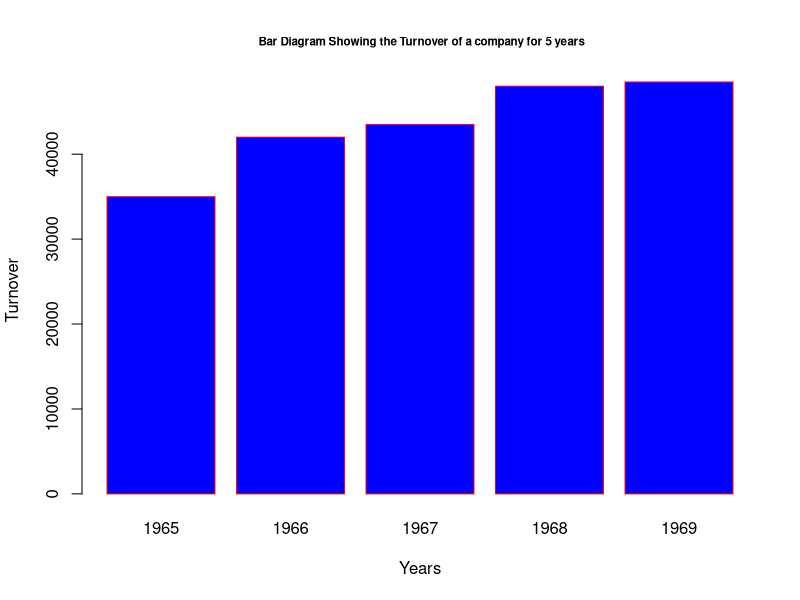
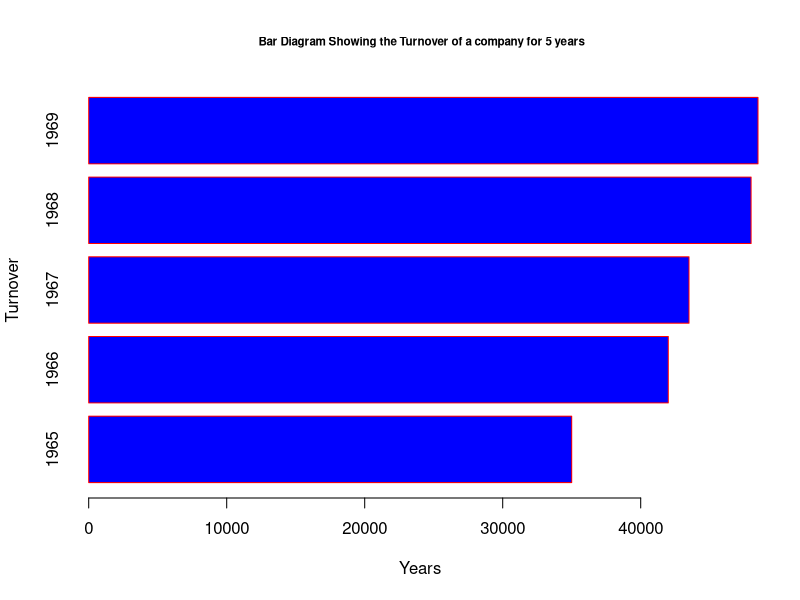
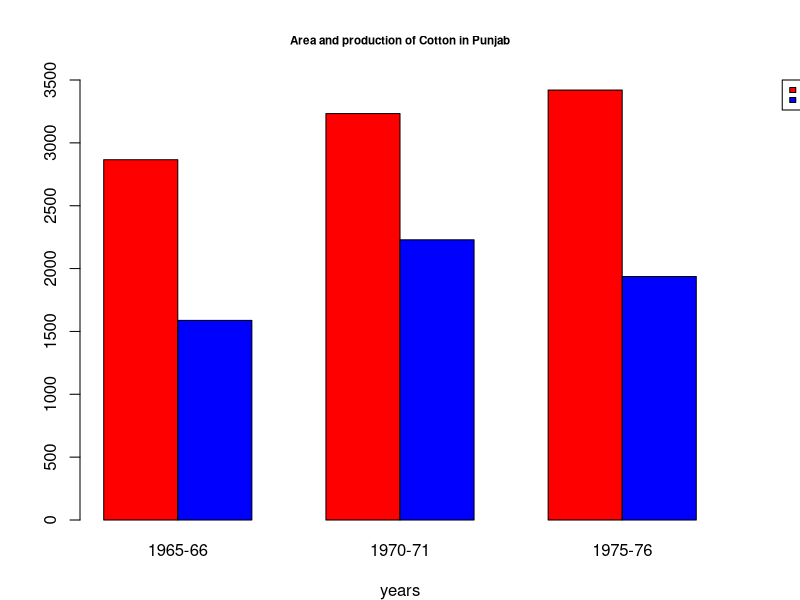
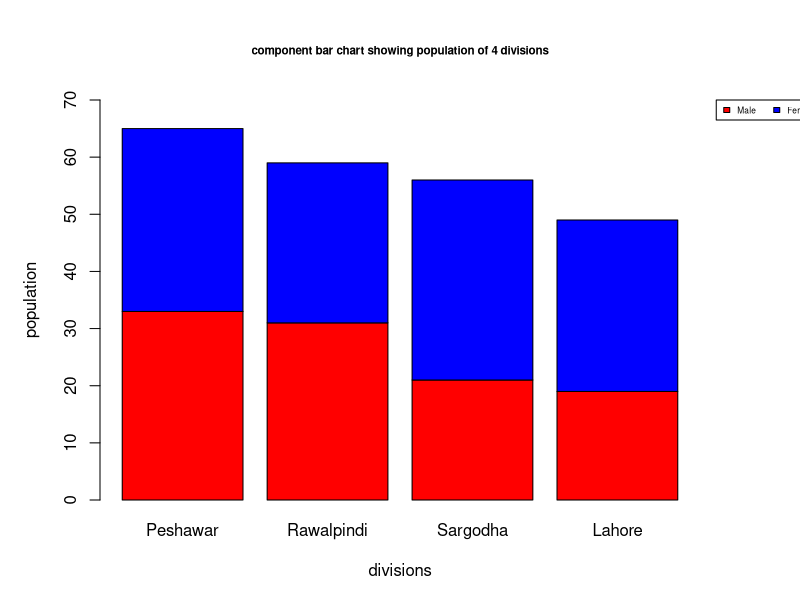
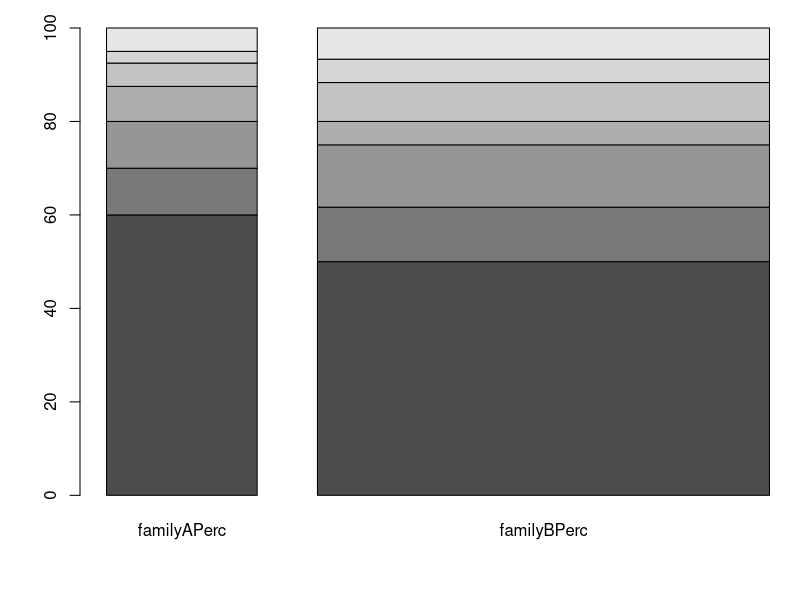
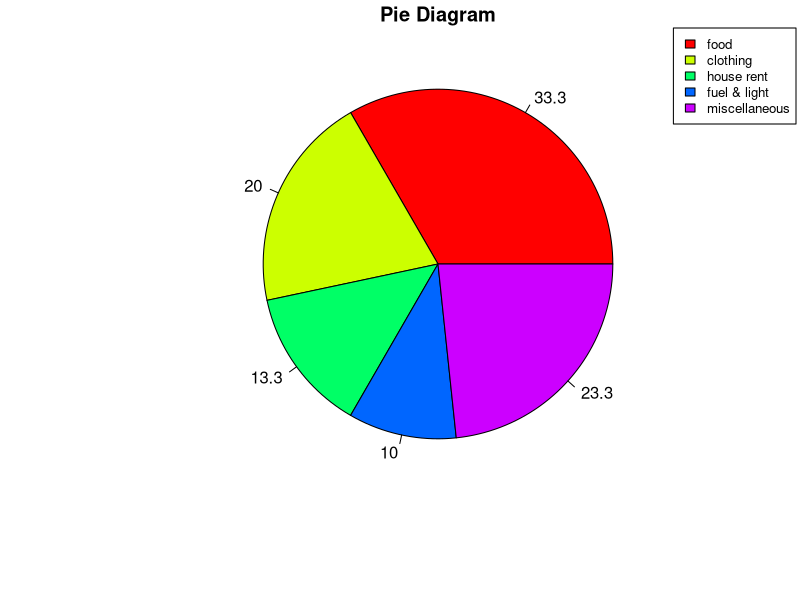

Generate these figures, in order, with R:
## ---- chunk 1
knitr::opts_chunk$set(echo = TRUE)
## ---- chunk 2
Years <- c(1965, 1966, 1967, 1968, 1969)
Turnover <- c(35000, 42000, 43500, 48000, 48500)
barplot(Turnover, names.arg=Years, xlab = "Years", ylab= "Turnover",
				col="blue",  
				main=" Bar Diagram Showing the Turnover of a company for 5 years",  
				cex.main=0.7,
				border="red")

## ---- chunk 3
Years <- c(1965, 1966, 1967, 1968, 1969)
Turnover <- c(35000, 42000, 43500, 48000, 48500)
barplot(Turnover, names.arg=Years, xlab = "Years", ylab= "Turnover",
				col="blue",  
				horiz=TRUE,  
				main=" Bar Diagram Showing the Turnover of a company for 5 years",  
				cex.main=0.7,
				border="red")
## ---- chunk 4
years <- c('1965-66', '1970-71', '1975-76')
area <- c(2866,3233,3420)
production <- c(1588, 2229,1937)
df <- data.frame(years, area, production)

par(mar=c(4,4,4,4), xpd=TRUE)
colors <- c("red", "blue")

barplot(cbind(area,production) ~ years,  
         data=df, beside=TRUE,  
         col=colors,ylim=c(0,3500),
         main="Area and production of Cotton in Punjab",
        cex.main=0.7
       )
legend("topright", inset=c(-0.2,0), 
       c("area", "production"), cex=0.5,  fill = colors)
## ---- chunk 5
colors = c("red", "blue")

division = c("Peshawar", "Rawalpindi", "Sargodha", "Lahore")

Values <- matrix(c(33,31,21,19,32,28,35,30), nrow=2, ncol=4, byrow=TRUE)

par(mar=c(5,5,5,5), xpd=TRUE)

barplot(Values, names.arg = division, col= colors, 
        main = "component bar chart showing population of 4 divisions",
        cex.main=0.7,
        xlab="divisions", ylab = "population", ylim = c(0,70))
legend("topright", inset=c(-0.2,0),
       c("Male", "Female"), cex=0.5, fill=colors, horiz = TRUE)
## ---- chunk 6
items <- c('Food', 'Clothing', 'House Rent', 'Education', 'Litigation', 'Conventional Needs', 'Miscellaneous')
familyA <-c(24,4,4,3,2,1,2)
familyB <-c(60,14,16,6,10,6,8)
df = data.frame(items, familyA, familyB)
df
## ---- chunk 7
familyAPerc <- prop.table(familyA) * 100
familyBPerc <- prop.table(familyB) * 100
df <- cbind.data.frame(items, familyA, familyAPerc, familyB, familyBPerc)
df
## ---- chunk 8
subdf <- df[, c(3,5)]
par(xpd=T, mar=c(5,4,1.4,0.2))
barplot(as.matrix(subdf),  width=c(0.4, 1.2), legend.text = df$items, cex.main=0.6,
        args.legend = list(x="bottom", ncol=4, cex=0.6, bty='n', inset=-0.3))
## ---- chunk 9
x <-  c(50, 30, 20,15,35)
labels <-  c("food","clothing","house rent","fuel & light", "miscellaneous")
piepercent<- round(100*x/sum(x), 1)
pie(x, labels = piepercent, main = "Pie Diagram",col = rainbow(length(x)))
legend("topright", labels, cex = 0.8, fill = rainbow(length(x)))
